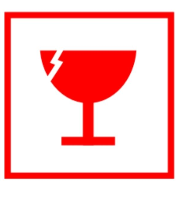
//> input picture testimage2.png, 178 x 203 px, given in place of pic1.jpg, which was not available
$ ./step1   (built with g++ and OpenCV 4)
//> lines starting //> are read from the running program, lines starting //| are printed output that depends on the picture; after the words box and inside, x2 and y2 are one past the last pixel; in counts of white or black regions, pixels touching at a corner belong together; pictures that were not available may be replaced by others from this repository, and a replacement may not be noted
#include "opencv2/highgui/highgui.hpp"
#include "opencv2/imgproc/imgproc.hpp"

#include <iostream>

using namespace cv;
using namespace std;

RNG rng(12345);

float euclideanDist(Point& p, Point& q) {
    Point diff = p - q;
    return cv::sqrt(diff.x*diff.x + diff.y*diff.y);
}

Mat redDetect(Mat img)
{

  int m, n;
  Mat img2(img.rows, img.cols, CV_8UC1);
  for (m = 0; m < img.rows; m++)
  {
    for (n = 0; n < img.cols; n++)
    {
      if (img.at<Vec3b>(m, n)[2] > 180 && img.at<Vec3b>(m, n)[2] > img.at<Vec3b>(m, n)[1]+ 20 &&  img.at<Vec3b>(m, n)[2] > img.at<Vec3b>(m, n)[0]+ 20)
        img2.at<uchar>(m, n) = 255;
      else
        img2.at<uchar>(m, n) = 0;
    }
  }
  return img2;
}

int main(int argc, char** argv)
{
const char* filename = argc >= 2 ? argv[1] : "pic1.jpg";
Mat src = imread(filename, 0);
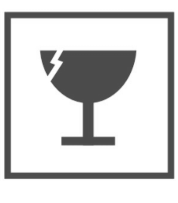
//> src: 203 rows x 178 cols, CV_8UC1; min 73, max 255, mean 212
Mat newcom=imread("testimage3.png",0);
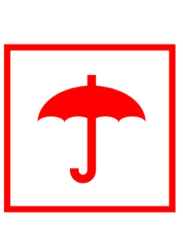
//> input picture testimage3.png, 183 x 232 px
//> newcom: 232 rows x 183 cols, CV_8UC1; min 73, max 255, mean 222.9
Mat srcclr = imread(filename, CV_LOAD_IMAGE_COLOR);
//> srcclr is the input picture: 203 rows x 178 cols, CV_8UC3; mean B, G, R 194.6, 194.6, 253.4

 if(src.empty())
 {
     cout << "can not open " << filename << endl;
     return -1;
 }

 Mat dst, cdst,srchsv,srcred,srcred1,srcred2,img_final;
 cvtColor(srcclr, srchsv, CV_BGR2HSV);
//> srchsv: 203 rows x 178 cols, CV_8UC3; mean H, S, V 11.9, 60.5, 253.5
 //srcred=redDetect(srcclr);
 inRange(srchsv,Scalar(0,90,40),Scalar(20,255,255),srcred1);
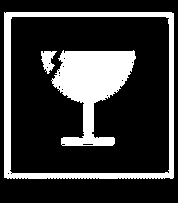
//> srcred1: 203 rows x 178 cols, CV_8UC1; 22.4% white; 3 white regions, box (x1, y1, x2, y2) and area: (51, 50, 136, 146) 4182, (4, 12, 174, 179) 3701, (41, 51, 57, 74) 215
 inRange(srchsv,Scalar(160,90,40),Scalar(180,255,255),srcred2);
//> srcred2: 203 rows x 178 cols, CV_8UC1; 2.1% white in thin lines or dots, all inside (x1, y1, x2, y2) = (5, 12, 174, 179)
 bitwise_or(srcred1,srcred2,srcred);
//> srcred: 203 rows x 178 cols, CV_8UC1; 24.5% white; 3 white regions, box (x1, y1, x2, y2) and area: (51, 50, 136, 146) 4369, (4, 12, 174, 179) 4213, (40, 50, 57, 76) 263
 imshow("srcred",srcred);
 vector<vector<Point> > contours;
 vector<Vec4i> hierarchy;
 Canny(srcred, dst, 50, 200, 3);
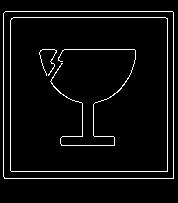
//> dst: 203 rows x 178 cols, CV_8UC1; 4.9% white in thin lines or dots, all inside (x1, y1, x2, y2) = (3, 11, 174, 179)
 cvtColor(dst, cdst, CV_GRAY2BGR);
 findContours( srcred, contours, hierarchy, CV_RETR_TREE, CV_CHAIN_APPROX_SIMPLE, Point(0, 0) );
//> contours = 4 contours; box (x1, y1, x2, y2) and area: (4, 12, 174, 179) 28054, (10, 17, 169, 173) 24485, (51, 50, 136, 146) 4178, (40, 50, 57, 76) 229
 vector<Vec4i> lines;
  HoughLinesP(dst, lines, 1, CV_PI/180, 50, 50, 10 );
//> lines = 10 lines (x1, y1, x2, y2), first 8: [5, 11, 172, 11], [3, 176, 3, 13], [4, 178, 173, 178], [173, 177, 173, 12], [167, 171, 167, 18], [11, 171, 166, 171], [13, 17, 165, 17], [10, 170, 10, 20]
  for( size_t i = 0; i < lines.size(); i++ )
  {
    Vec4i l = lines[i];
    line( cdst, Point(l[0], l[1]), Point(l[2], l[3]), Scalar(0,0,255), 3, CV_AA);
  }
//> this loop made 10 passes
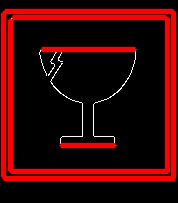
//> cdst: 203 rows x 178 cols, CV_8UC3; mean B, G, R 2.4, 2.4, 57.2
 Mat drawing = Mat::zeros( dst.size(), CV_8UC3 );

vector<vector<Point> > newcontoursvector;

Point prev;
prev.x = 0;
prev.y = 0;
vector<Point > newcontours,draw,anothervar,largestContour;
Point2f outputQuad[4],inputQuad[4];
int maxlength=0;
for (auto iter : contours)
   {
    if(contourArea(iter)>maxlength)
    {
      maxlength=contourArea(iter);
      largestContour=iter;
    }
  }
//> this loop made 4 passes
//> maxlength on pass 1: 28053
//> after the loop, maxlength = 28053; largestContour = 5 Points (x, y): [4, 12], [4, 177], [5, 178], [173, 178], [173, 12]


    for (auto v : largestContour)
      {
        anothervar.push_back(v);
        if (v.x==prev.x || v.y==prev.y)
        {
           //cout<<"Duplicate"<<endl;s
        }
        else
        {
          newcontours.push_back(v);
          //cout << v << endl;

        }
        prev=v;
    }
//> this loop made 5 passes
   // cout<<"COUNTOUR COMPLETE"<<endl;

Mat newdst=dst;
approxPolyDP(newcontours, draw, arcLength(newcontours,1)*0.02, 1);
//> draw = 2 Points (x, y): [4, 12], [5, 178]
int minx=32767,miny=32767,maxx=0,maxy=0,it=0;
for (auto iterator : draw)
{
  Vec3b mycolor(0,0,100);
  cout<<iterator<<endl;
  //dst.at<Vec3b>(iterator.x,iterator.y)=mycolor;
  circle(newdst,iterator,20,CV_RGB(255,255,255),-1,8,0);
  if(iterator.x>maxx)
  maxx=iterator.x;
  if(iterator.y>maxy)
  maxy=iterator.y;
  if(iterator.x<minx)
  minx=iterator.x;
  if(iterator.y<miny)
  miny=iterator.y;
  inputQuad[it]=iterator;
  it++;
}
//> this loop made 2 passes
//> (maxx, maxy, minx, miny) on pass 1: (4, 12, 4, 12)
//| [4, 12]
//| [5, 178]
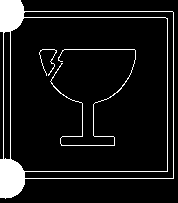
//> newdst: 203 rows x 178 cols, CV_8UC1; 8.8% white; 3 white regions, box (x1, y1, x2, y2) and area: (0, 0, 174, 199) 2692, (50, 49, 136, 146) 408, (39, 49, 57, 76) 74
//> after the loop, maxx = 5; maxy = 178; minx = 4; miny = 12; it = 2
cout<<"Minx: "<<minx<<"Miny: "<<miny<<"Maxx: "<<maxx<<"Maxy: "<<maxy<<endl;
//| Minx: 4Miny: 12Maxx: 5Maxy: 178
outputQuad[0]=Point(minx,miny);
//> outputQuad = 4 Points (x, y): [4, 12], [0, 0], [0, 0], [0, 0]
outputQuad[1]=Point(minx,maxy);
//> outputQuad = 4 Points (x, y): [4, 12], [4, 178], [0, 0], [0, 0]
outputQuad[3]=Point(maxx,miny);
//> outputQuad = 4 Points (x, y): [4, 12], [4, 178], [0, 0], [5, 12]
outputQuad[2]=Point(maxx,maxy);
//> outputQuad = 4 Points (x, y): [4, 12], [4, 178], [5, 178], [5, 12]
Rect myROI(minx,miny,maxx-minx,maxy-miny);
//> myROI = Rect(4, 12, 1, 166)

Mat pers;

  // [5 lines of commented-out code are left out]
for (auto contourpt : largestContour){
    Scalar color = Scalar( rng.uniform(0, 255), rng.uniform(0,255), rng.uniform(0,255) );
    circle(drawing, contourpt, 2, color, 1, 8, 0);
}
//> this loop made 5 passes
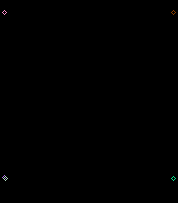
//> drawing: 203 rows x 178 cols, CV_8UC3; mean B, G, R 0.1, 0.2, 0.1
Mat lambda( 2, 4, CV_32FC1 );
lambda = Mat::zeros( src.rows, src.cols, src.type() );
lambda = getPerspectiveTransform(inputQuad, outputQuad);
//> lambda = [[0.581, -0.00894, -3.87e-15], [0.74, 0.307, 6.14e-14], [0.145, -0.00223, 2.81e-16]]
warpPerspective(src,pers,lambda,src.size() );


Mat croppedImage = pers(myROI);
//> croppedImage = 166 values, max 255 at index 0, min 0 at index 163, mean 220
matchShapes(croppedImage, newcom, CV_CONTOURS_MATCH_I1, 0);
 //imshow("detected lines", cdst);
 //imshow("corners",newdst);
 //imshow("canny", dst);
imshow("contours",drawing);
 imshow("Original",src);
imshow("Cropped and Rotated",croppedImage);
 //imshow("contours",contours);


 waitKey();

 return 0;
}
